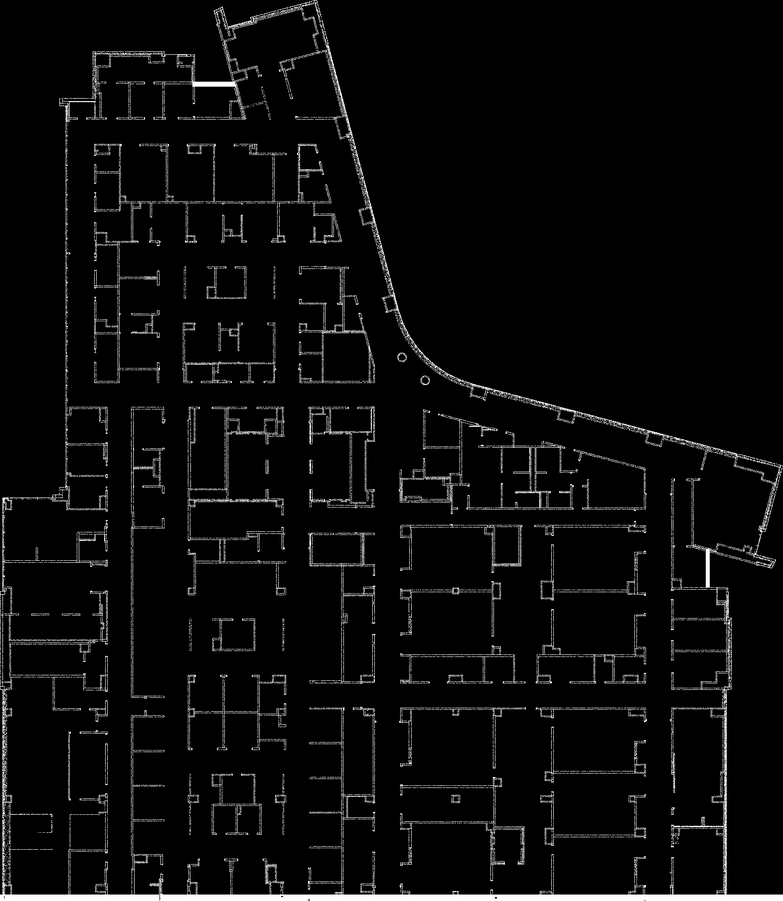
#> input picture Automonous_scanning/optimal_scan_locations/code/scripts/final_test/costmap/map.png, 783 x 901 px, shrunk from 1571 x 1809 before the run
$ python test5.py
#> lines starting #> are read from the running program, lines starting #| are printed output that depends on the picture
from PIL import Image, ImageOps

def increase_border_thickness(image_path, border_size, border_color=(0, 0, 0)):
    # Open the image using Pillow
#> called with image_path = 'map.png', border_size = 200, border_color = (0, 0, 0)
    image = Image.open(image_path)
#> image is the input picture: PIL image 783x901 RGB; min 0, max 255, mean 10

    # Calculate the new size of the image with increased border
    new_width = image.width + 2 * border_size
#> new_width = 1183
    new_height = image.height + 2 * border_size
#> new_height = 1301

    # Create a new image with the desired size and border color
    new_image = Image.new("RGB", (new_width, new_height), border_color)
#> new_image: PIL image 1183x1301 RGB; every value is 0

    # Paste the original image onto the new image, leaving the border space
    new_image.paste(image, (border_size, border_size))
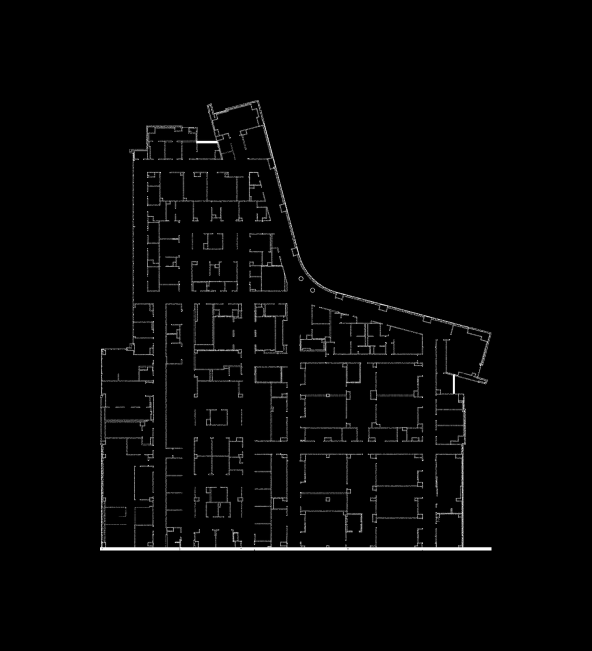
#> new_image: PIL image 1183x1301 RGB (shown at 1/2 size); min 0, max 255, mean 4.6

    return new_image

# Replace 'path_to_your_image.jpg' with the actual path to your image file
image_path = 'map.png'
border_size = 200  # Adjust this value to change the border thickness

new_image = increase_border_thickness(image_path, border_size)

# Save the new image with increased border thickness
new_image.save('map_new.png')
